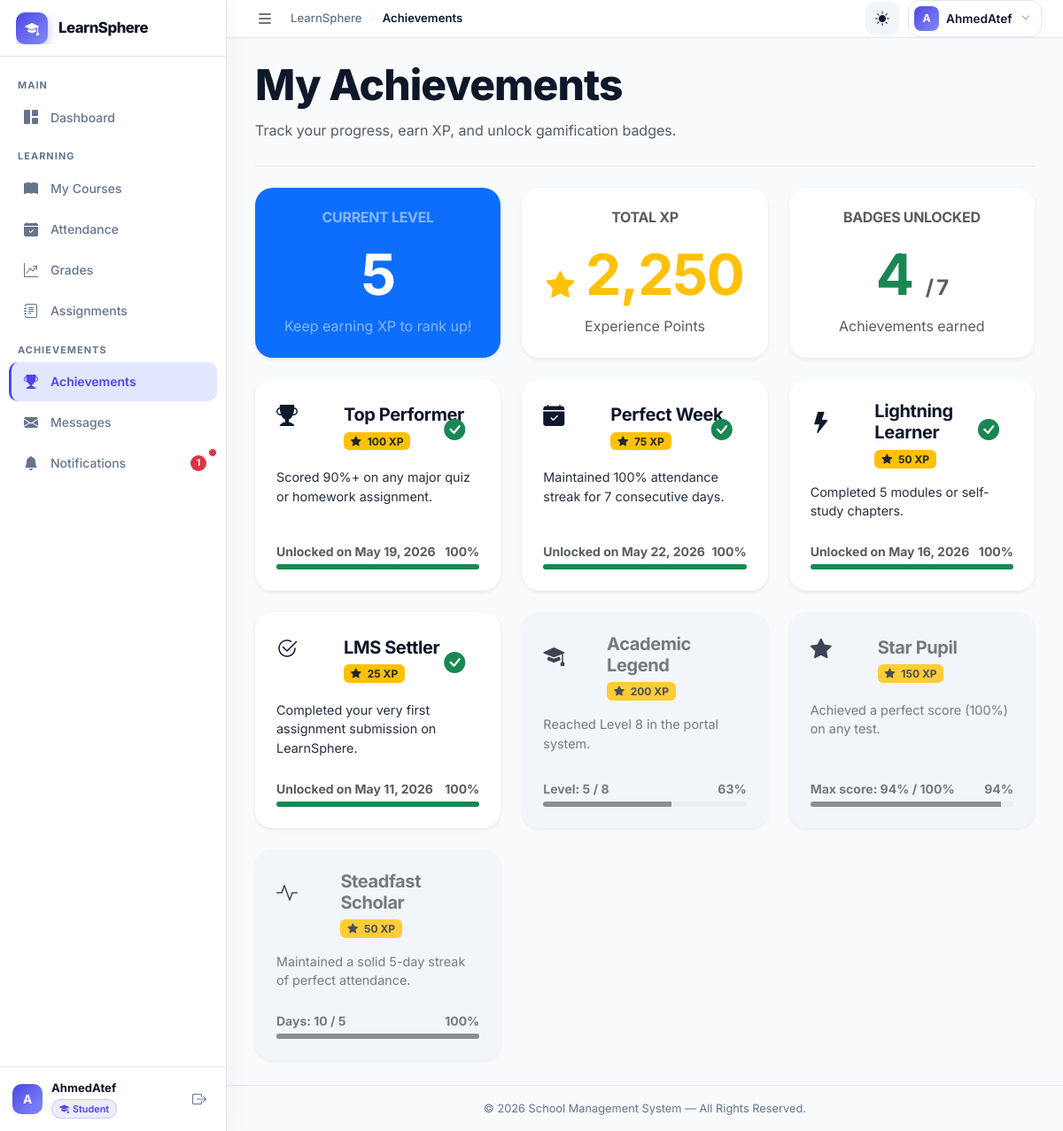
Page /modules/student/achievements.php (signed in) on the committed database.
### tables this page shows
CREATE TABLE `student_xp` (
  `id` int(11) NOT NULL AUTO_INCREMENT,
  `user_id` int(11) NOT NULL,
  `xp` int(11) NOT NULL DEFAULT 0,
  `level` tinyint(4) NOT NULL DEFAULT 1,
  `updated_at` timestamp NOT NULL DEFAULT current_timestamp() ON UPDATE current_timestamp(),
  PRIMARY KEY (`id`),
  UNIQUE KEY `uq_xp_user` (`user_id`),
  KEY `fk_xp_user` (`user_id`),
  CONSTRAINT `fk_xp_user` FOREIGN KEY (`user_id`) REFERENCES `users` (`id`) ON DELETE CASCADE
);

CREATE TABLE `achievements` (
  `id` int(11) NOT NULL AUTO_INCREMENT,
  `name` varchar(100) NOT NULL,
  `description` varchar(255) DEFAULT NULL,
  `icon` varchar(60) DEFAULT 'bi-trophy-fill',
  `color` enum('primary','success','warning','danger','info') DEFAULT 'warning',
  `xp_reward` int(11) NOT NULL DEFAULT 50,
  `created_at` timestamp NOT NULL DEFAULT current_timestamp(),
  PRIMARY KEY (`id`)
);

### config/auth.php (called while the page is built, shortened)
<?php
function current_user_id(): int
{
    return (int) ($_SESSION['user_id'] ?? 0);
}

### modules/student/achievements.php (the view, shortened to what this page needs)
<?php
require_once BASE_PATH . '/config/connect.php';
require_once BASE_PATH . '/config/auth.php';
$userId = current_user_id();
$stmtXp = $conn->prepare("SELECT xp, level FROM student_xp WHERE user_id = ?");
$stmtXp->bind_param('i', $userId);
$stmtXp->execute();
$xpData = $stmtXp->get_result()->fetch_assoc();
$xp = $xpData['xp'] ?? 0;
$level = $xpData['level'] ?? 1;
$allAchievements = $conn->query("SELECT * FROM achievements ORDER BY id ASC")->fetch_all(MYSQLI_ASSOC);
$stmtUnlocked = $conn->prepare("SELECT achievement_id, earned_at FROM student_achievements WHERE user_id = ?");
$stmtUnlocked->bind_param('i', $userId);
$stmtUnlocked->execute();
$unlockedRaw = $stmtUnlocked->get_result()->fetch_all(MYSQLI_ASSOC);
$unlockedIds = [];
$earnedDates = [];
foreach ($unlockedRaw as $u) {
    $unlockedIds[] = $u['achievement_id'];
    $earnedDates[$u['achievement_id']] = $u['earned_at'];
}
$stats = [];
$stmtMaxScore = $conn->prepare("
    SELECT MAX(g.score / a.max_score * 100) AS max_pct
    FROM grades g JOIN assignments a ON a.id = g.assignment_id
    WHERE g.user_id = ? AND a.max_score > 0
");
$stmtMaxScore->bind_param('i', $userId);
$stmtMaxScore->execute();
$stats['max_score_pct'] = (int) ($stmtMaxScore->get_result()->fetch_assoc()['max_pct'] ?? 0);
$stmtCount = $conn->prepare("SELECT COUNT(*) AS total FROM grades WHERE user_id = ?");
$stmtCount->bind_param('i', $userId);
$stmtCount->execute();
$stats['completed_assignments'] = (int) ($stmtCount->get_result()->fetch_assoc()['total'] ?? 0);
$stmtAtt = $conn->prepare("SELECT COUNT(*) AS total FROM attendance WHERE user_id = ? AND status = 'present'");
$stmtAtt->bind_param('i', $userId);
$stmtAtt->execute();
$stats['present_days'] = (int) ($stmtAtt->get_result()->fetch_assoc()['total'] ?? 0);
require_once BASE_PATH . '/includes/header.php';
?>
<div class="dashboard-hero mb-4">
    <div class="dashboard-hero-text">
        <h1 class="dashboard-title">My Achievements</h1>
        <p class="text-muted mb-0">Track your progress, earn XP, and unlock gamification badges.</p>
    </div>
</div>
<div class="row g-4 mb-4">
    <div class="col-md-6 col-xl-4">
        <div class="dashboard-card h-100 border-0 shadow-sm text-center bg-primary text-white">
            <h6 class="text-white-50 text-uppercase mb-3">Current Level</h6>
            <h1 class="display-3 fw-bold mb-0"><?= $level; ?></h1>
            <p class="text-white-50 mt-2 mb-0">Keep earning XP to rank up!</p>
        </div>
    </div>
    <div class="col-md-6 col-xl-4">
        <div class="dashboard-card h-100 border-0 shadow-sm text-center">
            <h6 class="text-muted text-uppercase mb-3">Total XP</h6>
            <h1 class="display-3 fw-bold text-warning mb-0"><i class="bi bi-star-fill fs-2"></i> <?= number_format($xp); ?></h1>
            <p class="text-muted mt-2 mb-0">Experience Points</p>
        </div>
    </div>
    <div class="col-md-6 col-xl-4">
        <div class="dashboard-card h-100 border-0 shadow-sm text-center">
            <h6 class="text-muted text-uppercase mb-3">Badges Unlocked</h6>
            <h1 class="display-3 fw-bold text-success mb-0"><?= count($unlockedIds); ?> <span class="fs-4 text-muted">/ <?= count($allAchievements); ?></span></h1>
            <p class="text-muted mt-2 mb-0">Achievements earned</p>
        </div>
    </div>
</div>
<div class="row g-4">
    <?php foreach ($allAchievements as $ach):
        $isUnlocked = in_array($ach['id'], $unlockedIds);
        $color = $ach['color'] ?: 'primary';
        $icon = $ach['icon'] ?: 'bi-trophy-fill';
        $progPct = 0;
        $progText = '';
        if ($isUnlocked) {
            $progPct = 100;
            $progText = "Unlocked on " . date('M d, Y', strtotime($earnedDates[$ach['id']]));
        } else {
            if (strpos($ach['name'], 'Top Performer') !== false) {
                $progPct = min(100, round(($stats['max_score_pct'] / 90) * 100));
                $progText = "Max score: {$stats['max_score_pct']}% / 90%";
            } elseif (strpos($ach['name'], 'Perfect Week') !== false) {
                $progPct = min(100, round(($stats['present_days'] / 7) * 100));
                $progText = "Days: {$stats['present_days']} / 7";
            } elseif (strpos($ach['name'], 'Lightning Learner') !== false) {
                $progPct = min(100, round(($stats['completed_assignments'] / 5) * 100));
                $progText = "Assignments: {$stats['completed_assignments']} / 5";
            } elseif (strpos($ach['name'], 'LMS Settler') !== false) {
                $progPct = min(100, round(($stats['completed_assignments'] / 1) * 100));
                $progText = "Assignments: {$stats['completed_assignments']} / 1";
            } elseif (strpos($ach['name'], 'Legend') !== false) {
                $progPct = min(100, round(($level / 8) * 100));
                $progText = "Level: {$level} / 8";
            } elseif (strpos($ach['name'], 'Star Pupil') !== false) {
                $progPct = min(100, round(($stats['max_score_pct'] / 100) * 100));
                $progText = "Max score: {$stats['max_score_pct']}% / 100%";
            } elseif (strpos($ach['name'], 'Scholar') !== false) {
                $progPct = min(100, round(($stats['present_days'] / 5) * 100));
                $progText = "Days: {$stats['present_days']} / 5";
            } else {
                $progPct = 0;
                $progText = "Locked";
            }
        }
    ?>
    <div class="col-md-6 col-xl-4">
        <div class="dashboard-card h-100 border-0 shadow-sm" style="<?= $isUnlocked ? '' : 'background: var(--app-surface-soft); opacity: 0.8;'; ?> padding: 1.5rem;">
            <div class="position-relative h-100 d-flex flex-column">
                <?php if ($isUnlocked): ?>
                    <div class="position-absolute top-0 end-0 p-3">
                        <i class="bi bi-check-circle-fill text-success fs-4"></i>
                    </div>
                <?php endif; ?>
                <div class="d-flex align-items-center mb-3">
                    <div class="icon-box icon-box-<?= $isUnlocked ? $color : 'secondary'; ?> me-3" style="width: 60px; height: 60px; font-size: 1.5rem;">
                        <i class="bi <?= $icon; ?>"></i>
                    </div>
                    <div>
                        <h5 class="mb-1 fw-bold <?= $isUnlocked ? '' : 'text-muted'; ?>" style="<?= $isUnlocked ? 'color: var(--app-text);' : ''; ?>"><?= htmlspecialchars($ach['name']); ?></h5>
                        <span class="badge bg-warning text-dark"><i class="bi bi-star-fill me-1"></i> <?= $ach['xp_reward']; ?> XP</span>
                    </div>
                </div>
                <p class="<?= $isUnlocked ? '' : 'text-muted'; ?> mb-4" style="font-size: 0.9rem; min-height: 40px; <?= $isUnlocked ? 'color: var(--app-text); opacity: 0.9;' : ''; ?>">
                    <?= htmlspecialchars($ach['description']); ?>
                </p>
                <div class="mt-auto">
                    <div class="d-flex justify-content-between mb-1">
                        <small class="text-muted fw-bold"><?= $progText; ?></small>
                        <small class="text-muted fw-bold"><?= $progPct; ?>%</small>
                    </div>
                    <div class="progress" style="height: 6px;">
                        <div class="progress-bar <?= $isUnlocked ? 'bg-success' : 'bg-secondary'; ?>" role="progressbar" style="width: <?= $progPct; ?>%" aria-valuenow="<?= $progPct; ?>" aria-valuemin="0" aria-valuemax="100"></div>
                    </div>
                </div>
            </div>
        </div>
    </div>
    <?php endforeach; ?>
</div>
<?php require_once BASE_PATH . '/includes/footer.php'; ?>

### assets/css/custom.css (style rules this page uses)
:root { --app-bg: #f8fafc; --app-surface: #ffffff; --app-surface-soft: #f1f5f9; --app-text: #0f172a; --app-muted: #64748b; --app-border: #e2e8f0; --app-primary: #4f46e5; --app-primary-soft: #e0e7ff; --app-success: #10b981; --app-warning: #f59e0b; --app-danger: #ef4444; --app-shadow: 0 10px 40px -10px rgba(0,0,0,0.08); --app-shadow-hover: 0 20px 40px -10px rgba(0,0,0,0.12); --sidebar-width: 256px; --sidebar-collapsed-width: 72px; --topbar-height: 64px; --sidebar-transition: 0.28s cubic-bezier(0.4, 0, 0.2, 1); }
html, body { height: 100%; overflow: hidden; }
body { background: var(--app-bg); color: var(--app-text); font-family: "Inter", "Poppins", system-ui, -apple-system, "Segoe UI", Roboto, Arial, sans-serif; letter-spacing: 0; transition: background-color 0.3s ease, color 0.3s ease; }
h1, h2, h3, h4, h5, h6 { font-weight: 700; letter-spacing: -0.02em; }
.dashboard-title { color: var(--app-text); font-size: clamp(2rem, 4vw, 3.35rem); font-weight: 800; line-height: 1.05; }
.dashboard-card { background: var(--app-surface); border: 1px solid var(--app-border); border-radius: 20px; box-shadow: var(--app-shadow); padding: 24px; transition: box-shadow 0.25s ease, border-color 0.25s ease; }
.dashboard-hero { display: flex; align-items: flex-start; justify-content: space-between; gap: 20px; flex-wrap: wrap; padding-bottom: 28px; border-bottom: 1px solid var(--app-border); margin-bottom: 28px; }
.dashboard-hero-text { display: flex; flex-direction: column; align-items: flex-start; gap: 6px; flex: 1; min-width: 260px; }

### rows in the picture
student_xp: level "5", xp "2,250", level "Level: 5 / 8", level "63"
achievements: name "Top Performer", xp_reward "100", description "Scored 90%+ on any major quiz or homework assignment.", id "Unlocked on May 19, 2026", id "100"
achievements: name "Perfect Week", xp_reward "75", description "Maintained 100% attendance streak for 7 consecutive days.", id "Unlocked on May 22, 2026", id "100"
achievements: name "Lightning Learner", xp_reward "50", description "Completed 5 modules or self-study chapters.", id "Unlocked on May 16, 2026", id "100"
achievements: name "LMS Settler", xp_reward "25", description "Completed your very first assignment submission on LearnSphere.", id "Unlocked on May 11, 2026", id "100"
achievements: name "Academic Legend", xp_reward "200", description "Reached Level 8 in the portal system."
achievements: name "Star Pupil", xp_reward "150", description "Achieved a perfect score (100%) on any test.", progText "Max score: 94% / 100%", progPct "94"
achievements: name "Steadfast Scholar", xp_reward "50", description "Maintained a solid 5-day streak of perfect attendance.", progText "Days: 10 / 5", progPct "100"

### other values in the picture
$unreadCount "1"
substr($_SESSION['username'] ?? 'U', 0, 1) "A"
$_SESSION['username'] "AhmedAtef"
role_label($currentRole) "Student"
count($unlockedIds) "4"
count($allAchievements) "7"
